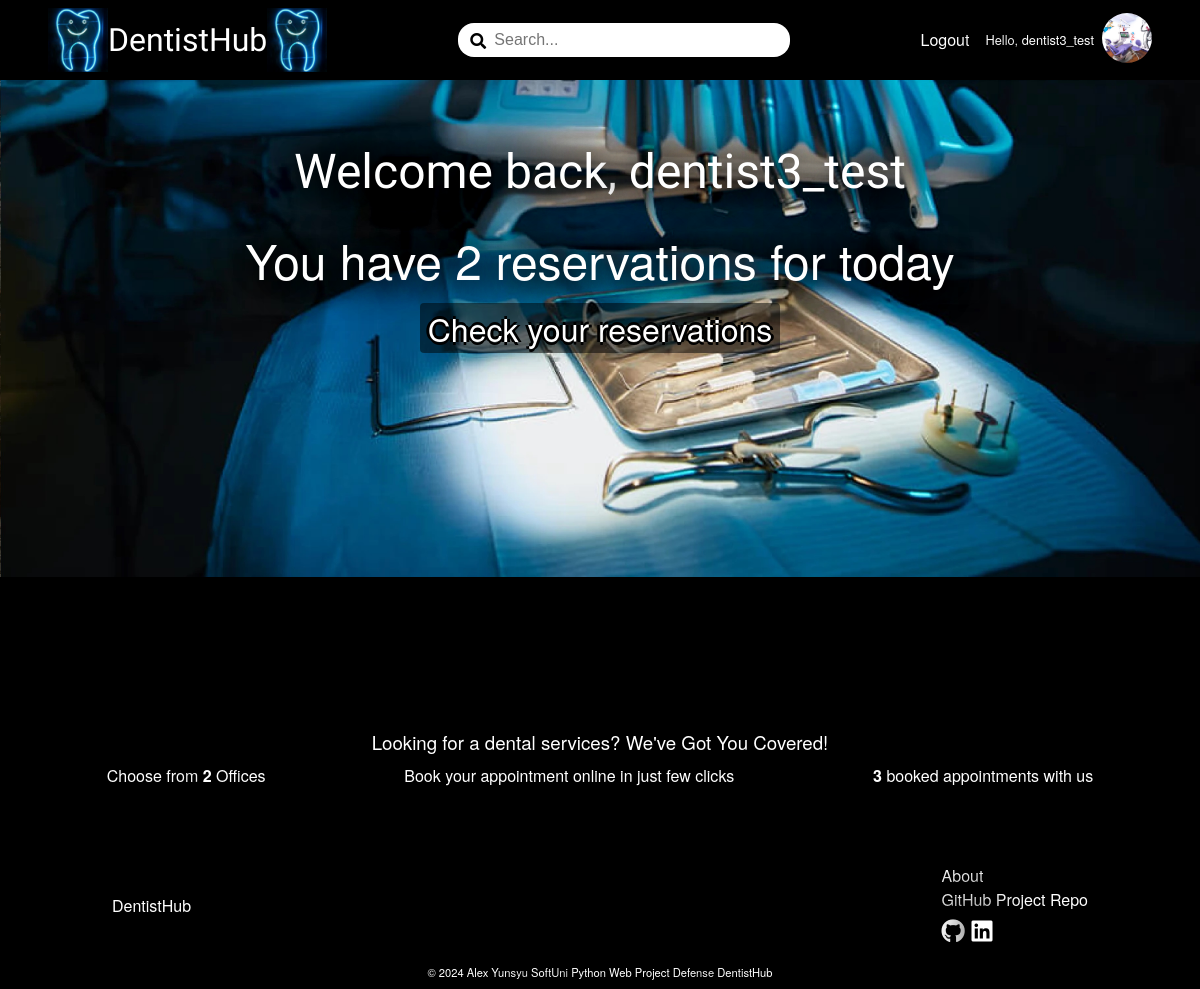
The app's page / (signed in) with its own data.
### DentistBook/account/models.py (models this page shows)
class AppUser(AbstractUser):
    MAX_LENGTH_ROLE = 15
    ROLES = (
        ('Client', 'Client'),
        ('Dentistsoffice', 'Dentist'),
    )
    role = models.CharField(
        max_length=MAX_LENGTH_ROLE,
        choices=ROLES,
        blank=True
    )

### DentistBook/dentistsoffice/models.py (models this page shows, shortened)
class DentistsofficeProfile(models.Model):
    MIN_LENGTH_NAME = 2
    MAX_LENGTH_NAME = 50
    MIN_LENGTH_ADDRESS = 5
    MAX_LENGTH_ADDRESS = 50
    MIN_LENGTH_CITY = 2
    MAX_LENGTH_CITY = 50
    MAX_DIGITS_GEOLOCATION = 18
    DECIMAL_PLACES_GEOLOCATION = 15
    MIN_VALUE_GEOLOCATION_LATITUDE = -90
    MAX_VALUE_GEOLOCATION_LATITUDE = 90
    MIN_VALUE_GEOLOCATION_LONGITUDE = -180
    MAX_VALUE_GEOLOCATION_LONGITUDE = 180
    MIN_LENGTH_ABOUT = 10
    MAX_LENGTH_ABOUT = 500
    class Meta:
        verbose_name = 'Dentists office Profile'
    name = models.CharField(
        max_length=MAX_LENGTH_NAME,
        validators=(validators.MinLengthValidator(MIN_LENGTH_NAME),),
        null=False,
        blank=False
    )
    address = models.CharField(
        max_length=MAX_LENGTH_ADDRESS,
        validators=(validators.MinLengthValidator(MIN_LENGTH_ADDRESS),),
        null=False,
        blank=False
    )
    city = models.CharField(
        max_length=MAX_LENGTH_CITY,
        validators=(
            validators.MinLengthValidator(MIN_LENGTH_CITY),
            validate_dentistsoffice_city_name,
        ),
        null=False,
        blank=False
    )
    geolocation_latitude = models.DecimalField(
        max_digits=MAX_DIGITS_GEOLOCATION,
        decimal_places=DECIMAL_PLACES_GEOLOCATION,
        validators=(
            validators.MinValueValidator(MIN_VALUE_GEOLOCATION_LATITUDE),
            validators.MaxValueValidator(MAX_VALUE_GEOLOCATION_LATITUDE)
        ),
        null=True,
        blank=True
        )
    geolocation_longitude = models.DecimalField(
        max_digits=MAX_DIGITS_GEOLOCATION,
        decimal_places=DECIMAL_PLACES_GEOLOCATION,
        validators=(
            validators.MinValueValidator(MIN_VALUE_GEOLOCATION_LONGITUDE),
            validators.MaxValueValidator(MAX_VALUE_GEOLOCATION_LONGITUDE)
        ),
        null=True,
        blank=True
        )
    about = models.TextField(
        max_length=MAX_LENGTH_ABOUT,
        validators=(validators.MinLengthValidator(MIN_LENGTH_ABOUT),),
        null=True,
        blank=True
    )
    dentistsoffice_picture = models.ImageField(
        upload_to='dentistsoffice-profile-pictures',
        validators=(validate_dentistsoffice_picture_file_size,),
        null=True,
        blank=True,
    )
    slug = models.SlugField(
        unique=True
    )
    user = models.OneToOneField(
        UserModel,
        on_delete=models.CASCADE,
        primary_key=True
    )

### DentistBook/common/views.py (the view)
# urls.py: path('', home_page, name='home-page'),
def home_page(request):
    dentistsoffices_count = DentistsofficeProfile.objects.all().count()
    reservations_count = Reservation.objects.all().count()
    user = request.user
    client_message = None
    if user.is_authenticated and hasattr(user, 'clientprofile'):
        total_reservations = Reservation.objects.filter(user=user).count()
        if total_reservations == 1:
            client_message = f"Total {total_reservations} booked appointment with us"
        else:
            client_message = f"Total {total_reservations} booked appointments with us"
    dentistsoffice_message = None
    if user.is_authenticated and hasattr(user, 'dentistsofficeprofile'):
        today_reservations = Reservation.objects.filter(dentistsoffice=user.dentistsofficeprofile, date=datetime.date.today()).count()
        if today_reservations == 1:
            dentistsoffice_message = f"You have {today_reservations} reservation for today"
        else:
            dentistsoffice_message = f"You have {today_reservations} reservations for today"
    context = {
        'dentistsoffices_count': dentistsoffices_count,
        'reservations_count': reservations_count,
        'client_message': client_message,
        'dentistsoffice_message': dentistsoffice_message,
    }
    return render(request, 'common/home.html', context)

### DentistBook/common/templatetags/custom_filters.py (called while the page is built)
@register.filter
def get_role(user):
    return user.role if user.is_authenticated else ''

### DentistBook/common/templates/common/home.html (shortened to what this page needs)
{% extends 'base.html' %}
{% load static %}
{% load custom_filters %}
{% block content %}
    <div class="cover-picture-container">
        {% if not request.user.is_authenticated %}
            <h1>Welcome to DentistHub</h1>
            <h2>Book Your Dentist Appointment Today!</h2>
        {% else %}
            <h1>Welcome back, {{ request.user }}</h1>
            {% if request.user|get_role == 'Client' %}
                <h2>{{ client_message }}</h2>
            {% else %}
                <h2>{{ dentistsoffice_message }}</h2>
                <a href="{% url 'reservation-list' pk=request.user.pk %}" class="check-out">Check your reservations</a>
            {% endif %}
        {% endif %}
        <img src="{% static 'images/website_photos/nathon-oski-EW_rqoSdDes-unsplash.jpg' %}" alt="cover" class="home-cover-picture">
    </div>
    <div class="intro-container">
        <h3>Looking for a dental services? We've Got You Covered!</h3>
        <div>
            <span>Choose from <b>{{ dentistsoffices_count }}</b> Offices</span>
            <span>Book your appointment online in just few clicks</span>
            <span><b>{{ reservations_count }}</b> booked appointments with us</span>
        </div>
    </div>
{% endblock %}

### templates/header.html (shortened to what this page needs)
{% load custom_filters %}
{% load static %}
<div class="home-logo">
    <a href="{% url 'home-page' %}">
        <img src="{% static 'images/dentistsoffice-pole.jpg' %}" alt="dentistsoffice-pole">
        <span>DentistHub</span>
        <img src="{% static 'images/dentistsoffice-pole.jpg' %}" alt="dentistsoffice-pole">
    </a>
</div>
<div class="search-field">
    <span><i class="fas fa-search"></i></span>
    <input type="text" id="search-input" placeholder="Search...">
</div>
<nav class="header-nav-links">
    <ul role="list">
        {% if not request.user.is_authenticated %}
            <li class="nav-item"><a href="{% url 'register-page' %}">Register</a></li>
            <li class="nav-item"><a href="{% url 'login-page' %}">Login</a></li>
        {% else %}
            <li class="nav-item"><a href="{% url 'logout-page' %}">Logout</a></li>
            {% if request.user|get_role == 'Client' %}
                <li class="nav-item nav-profile">
                    <a href="{% url 'client-details' %}">Hello, {{ request.user }}</a>
                    <a href="{% url 'client-details' %}">
                        {% if request.user.clientprofile.profile_picture %}
                            <img src="{{ request.user.clientprofile.profile_picture.url }}" alt="profile-picture-thumbnail" class="profile-picture-thumbnail">
                        {% else %}
                            <img src="{% static 'images/client-default-profile-picture.jpg' %}" alt="default_profile_picture" class="profile-picture-thumbnail">
                        {% endif %}
                    </a>
                </li>
            {% else %}
                <li class="nav-item nav-profile">
                    <a href="{% url 'dentistsoffice-details' slug=request.user.dentistsofficeprofile.slug %}">Hello, {{ request.user }}</a>
                    <a href="{% url 'dentistsoffice-details' slug=request.user.dentistsofficeprofile.slug %}">
                        {% if request.user.dentistsofficeprofile.dentistsoffice_picture %}
                            <img src="{{ request.user.dentistsofficeprofile.dentistsoffice_picture.url }}" alt="dentistsoffice-profile-picture-thumbnail" class="profile-picture-thumbnail">
                        {% else %}
                            <img src="{% static 'images/dentistsoffice-default-profile-picture.jpg' %}" alt="dentistsoffice-default_profile_picture" class="profile-picture-thumbnail">
                        {% endif %}
                    </a>
                </li>
            {% endif %}
        {% endif %}
    </ul>
</nav>

### static/css/styles.css (style rules this page uses)
:root { --button-brown: #370511; }
*, *::before, *::after { box-sizing: border-box; }
body, h1, h2, h3, h4, h5, h6, p, figure, blockquote, dl, dd { margin: 0; }
h1, h2, h3, h4, h5, h6, b, li, p { color: white; text-shadow: -10px -10px 30px rgba(0, 0, 0, 0.9), 10px -10px 30px rgba(0, 0, 0, 0.9), -10px 10px 30px rgba(0, 0, 0, 0.9), 10px 10px 30px rgba(0, 0, 0, 0.9); }
body { color: white; background-image: url('../images/website_photos/background.jpg'); background-size: cover; background-position: center; background-repeat: no-repeat; }
ul[role='list'], ol[role='list'] { list-style: none; padding: 0; margin: 0; }
a { text-decoration: none; color: inherit; }
body { font-family: 'Helvetica Neue', Arial, sans-serif; line-height: 1.5; height: 100% }
main h1 { font-family: Rye, sans-serif; font-size: 3rem; }
header nav ul { display: flex; flex-direction: row; gap: 1rem; align-items: center; }
header a { color: white; }
.home-logo a { display: flex; flex-direction: row; align-items: center; font-size: 2rem; font-family: Rye, sans-serif; font-weight: 500; }
.home-logo img { width: 60px; }
.search-field { position: relative; width: 30%; }
.search-field span { position: absolute; top: 6px; left: 12px; color: black; z-index: 1; }
.search-field input { padding: 0.5rem 2.25rem; width: 100%; border-radius: 16px; border: none; font-size: 1rem; }
ul { list-style: none; }
a { text-decoration: none; }
.check-out { background-color: rgba(0, 0, 0, 0.5); color: white; padding: 2px 8px; border-radius: 4px; }
.profile-picture-thumbnail { width: 50px; height: 50px; object-fit: cover; overflow: hidden; border-radius: 50%; }
.nav-profile { display: flex; flex-direction: row; align-items: center; font-size: 0.8rem; gap: 8px; }
h1, h2, h3, h4, h5, h6 { font-family: 'Helvetica Neue', Arial, sans-serif; font-weight: 500; padding: 0.5rem 0; }
.intro-container { height: 50px; text-align: center; }
.intro-container div { display: flex; flex-direction: row; gap: 2rem; justify-content: space-evenly; }
.cover-picture-container { position: relative; width: 100%; height: 80vh; overflow: hidden; }
.cover-picture-container h1 { margin-top: 3rem; }
.home-cover-picture { position: absolute; top: -300px; left: 0; width: 100%; object-fit: cover; z-index: -1; }
.cover-picture-container { color: rgba(255,255,255,0.9); text-shadow: 3px 0 black, 0 -3px black, -3px 0 black, 0 3px black; font-size: 2rem; font-weight: 500; text-align: center; }

### records on screen
AppUser: user "dentist3_test", user.dentistsofficeprofile.dentistsoffice_picture (picture)

### other values on screen
{{ dentistsoffice_message }} "You have 2 reservations for today"
{{ dentistsoffices_count }} "2"
{{ reservations_count }} "3"
